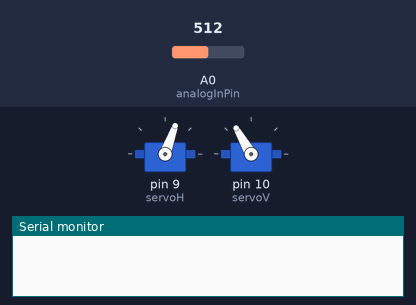
Bench run of a sketch on a simulated Arduino Uno, built with avr-gcc and run on an emulated ATmega328P. Shown: 2 × servo, the last lines printed to the serial monitor. Inputs (shaded band) come from the test bench; at power-on: A0 (analogInPin) = 512.

Above: at 0.12 s.
At 4.13 s:
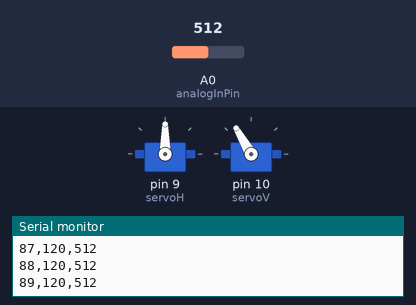
At 8.1 s:
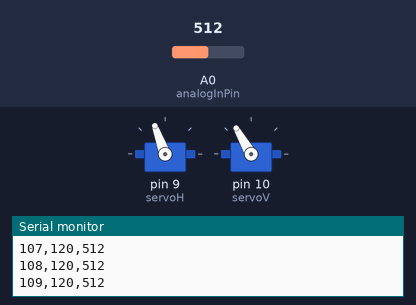
Timing chart, 0 to 9.6 s (numbered marks = the images above):
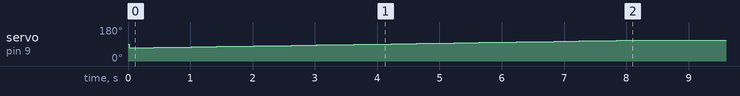

The sketch:

servoScan_1D.ino
```cpp
#include <Servo.h>
Servo servoH;
Servo servoV;

const int analogInPin = A0;  // Analog input pin that the potentiometer is attached to
int sensorValue = 0;
int posH = 90; // horizontal servo
int posV = 120; // vertical servo // we may want to change this, it might be too angled


void setup() {
  // put your setup code here, to run once:
  long baudRate = 9600;       // NOTE1: The baudRate for sending & receiving programs must match
  Serial.begin(baudRate);     //
  servoH.attach(9); // initialize servos
  servoV.attach(10);
}

void loop() {
    // put your main code here, to run repeatedly:
  servoV.write(posV);
  sensorValue = analogRead(analogInPin);
  delay(20);
  // sweep horizontal left
  while (posH < 110) {
    for (posH = 70; posH <= 110; posH +=1) {
      servoH.write(posH);
      delay(100);
      sensorValue = analogRead(analogInPin);
      Serial.print(posH); Serial.print(",");
      Serial.print(posV); Serial.print(",");
      Serial.println(sensorValue);
      delay(100);
    }
  }
}
```

Measured:
- by itself, servo on pin 9 (servoH): 90° → 70° at 0.02 s, → 71° 0.20 s later, → 72° 0.20 s later, → 73° 0.20 s later, … (41 changes in this stretch)
